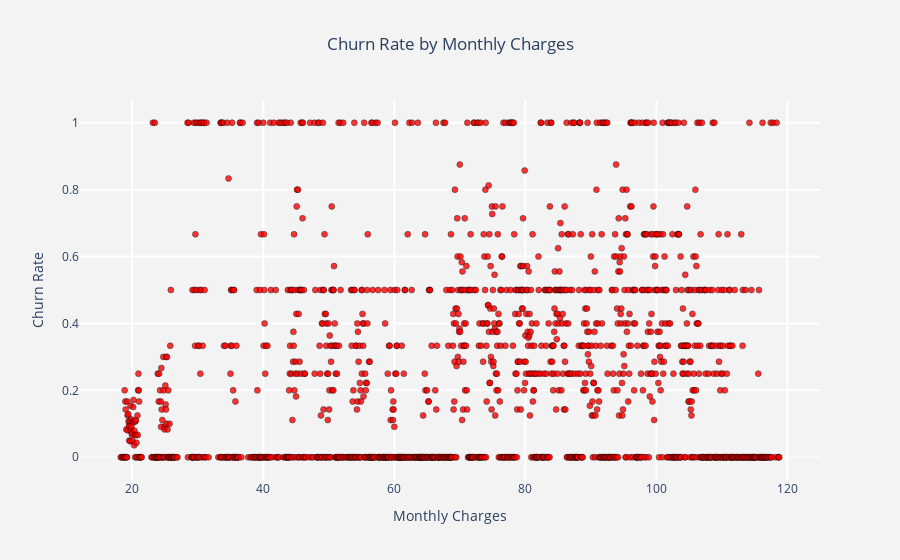

Notebook cell for this chart:
### Code cell
def charges_scatter(df,col,title,x_title):
    
    t1 = go.Scatter(
                x = df[col],
                y = df['Churn'],
                mode = 'markers',
                name = 'Churn',
                marker = dict(
                    line = dict(
                        color = "black",
                        width = .5),
                    color = 'red',
                    opacity = 0.8
                   ),
            )

    layout = go.Layout(dict(
        title = title,
        plot_bgcolor  = "rgb(243,243,243)",
        paper_bgcolor = "rgb(243,243,243)",
        xaxis = dict(
            gridcolor = 'rgb(255, 255, 255)',
            title = x_title,
            zerolinewidth=1,
            ticklen=5,
            gridwidth=2
            ),
        yaxis = dict(
            gridcolor = 'rgb(255, 255, 255)',
            title = "Churn Rate",
            zerolinewidth=1,
            ticklen=5,
            gridwidth=2
            ),
        )
    )

    data = [t1]

    fig = go.Figure(data=data,layout=layout)
    fig.update_layout(title_x=0.5)
    py.iplot(fig)

charges_scatter(
    df_mc,
    'MonthlyCharges',
    'Churn Rate by Monthly Charges',
    'Monthly Charges'
)

### Figure 1 — Plotly figure (JSON) as saved in the notebook; plotly's stock layout.template omitted (floating-point values rounded to 4 significant figures; data arrays with more than 128 entries replaced by an {"elided": "..."} marker saying what was removed)
{"data": [{"marker": {"color": "red", "line": {"color": "black", "width": 0.5}, "opacity": 0.8}, "mode": "markers", "name": "Churn", "type": "scatter", "x": {"elided": "1584 float values"}, "y": {"elided": "1584 float values"}}], "layout": {"paper_bgcolor": "rgb(243,243,243)", "plot_bgcolor": "rgb(243,243,243)", "title": {"text": "Churn Rate by Monthly Charges", "x": 0.5}, "xaxis": {"gridcolor": "rgb(255, 255, 255)", "gridwidth": 2, "ticklen": 5, "title": {"text": "Monthly Charges"}, "zerolinewidth": 1}, "yaxis": {"gridcolor": "rgb(255, 255, 255)", "gridwidth": 2, "ticklen": 5, "title": {"text": "Churn Rate"}, "zerolinewidth": 1}}}
